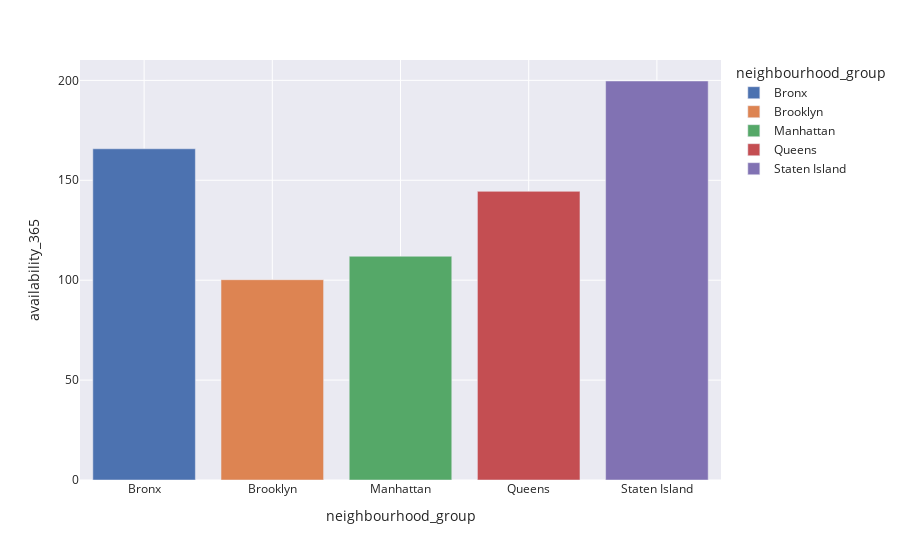

The cell this chart's notebook holds for it:
### Code cell
fig = px.bar(avg_availability_df, color="neighbourhood_group", x="neighbourhood_group", y="availability_365", template="seaborn")

fig.show()

### Figure 1 — Plotly figure (JSON) as saved in the notebook; plotly's stock layout.template omitted (floating-point values rounded to 4 significant figures)
{"data": [{"alignmentgroup": "True", "hovertemplate": "neighbourhood_group=%{x}<br>availability_365=%{y}<extra></extra>", "legendgroup": "Bronx", "marker": {"color": "rgb(76,114,176)", "pattern": {"shape": ""}}, "name": "Bronx", "offsetgroup": "Bronx", "orientation": "v", "showlegend": true, "textposition": "auto", "type": "bar", "x": ["Bronx"], "xaxis": "x", "y": [165.8], "yaxis": "y"}, {"alignmentgroup": "True", "hovertemplate": "neighbourhood_group=%{x}<br>availability_365=%{y}<extra></extra>", "legendgroup": "Brooklyn", "marker": {"color": "rgb(221,132,82)", "pattern": {"shape": ""}}, "name": "Brooklyn", "offsetgroup": "Brooklyn", "orientation": "v", "showlegend": true, "textposition": "auto", "type": "bar", "x": ["Brooklyn"], "xaxis": "x", "y": [100.2], "yaxis": "y"}, {"alignmentgroup": "True", "hovertemplate": "neighbourhood_group=%{x}<br>availability_365=%{y}<extra></extra>", "legendgroup": "Manhattan", "marker": {"color": "rgb(85,168,104)", "pattern": {"shape": ""}}, "name": "Manhattan", "offsetgroup": "Manhattan", "orientation": "v", "showlegend": true, "textposition": "auto", "type": "bar", "x": ["Manhattan"], "xaxis": "x", "y": [112.0], "yaxis": "y"}, {"alignmentgroup": "True", "hovertemplate": "neighbourhood_group=%{x}<br>availability_365=%{y}<extra></extra>", "legendgroup": "Queens", "marker": {"color": "rgb(196,78,82)", "pattern": {"shape": ""}}, "name": "Queens", "offsetgroup": "Queens", "orientation": "v", "showlegend": true, "textposition": "auto", "type": "bar", "x": ["Queens"], "xaxis": "x", "y": [144.5], "yaxis": "y"}, {"alignmentgroup": "True", "hovertemplate": "neighbourhood_group=%{x}<br>availability_365=%{y}<extra></extra>", "legendgroup": "Staten Island", "marker": {"color": "rgb(129,114,179)", "pattern": {"shape": ""}}, "name": "Staten Island", "offsetgroup": "Staten Island", "orientation": "v", "showlegend": true, "textposition": "auto", "type": "bar", "x": ["Staten Island"], "xaxis": "x", "y": [199.7], "yaxis": "y"}], "layout": {"barmode": "relative", "legend": {"title": {"text": "neighbourhood_group"}, "tracegroupgap": 0}, "margin": {"t": 60}, "xaxis": {"anchor": "y", "categoryarray": ["Bronx", "Brooklyn", "Manhattan", "Queens", "Staten Island"], "categoryorder": "array", "domain": [0, 1], "title": {"text": "neighbourhood_group"}}, "yaxis": {"anchor": "x", "domain": [0, 1], "title": {"text": "availability_365"}}}}
